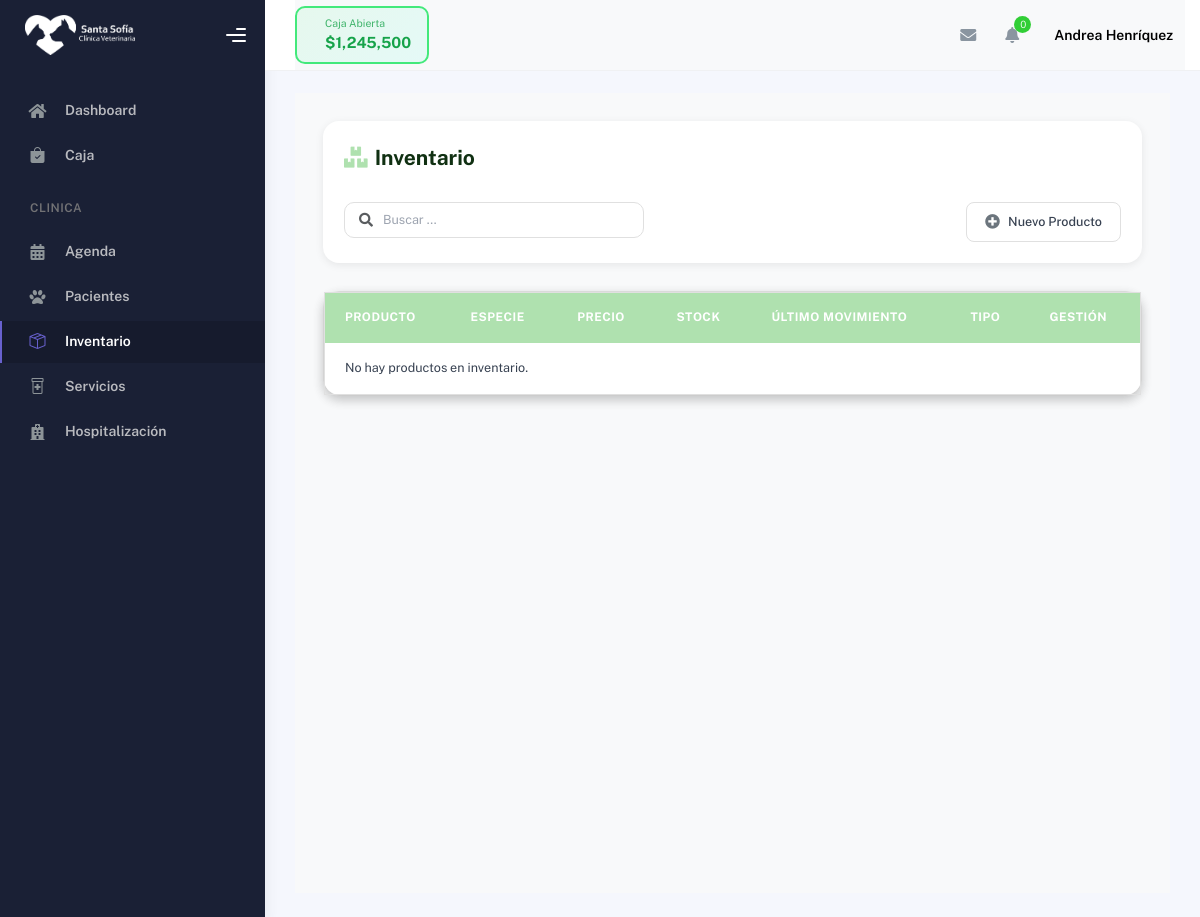
The app's page /inventario/ (signed in), older data.
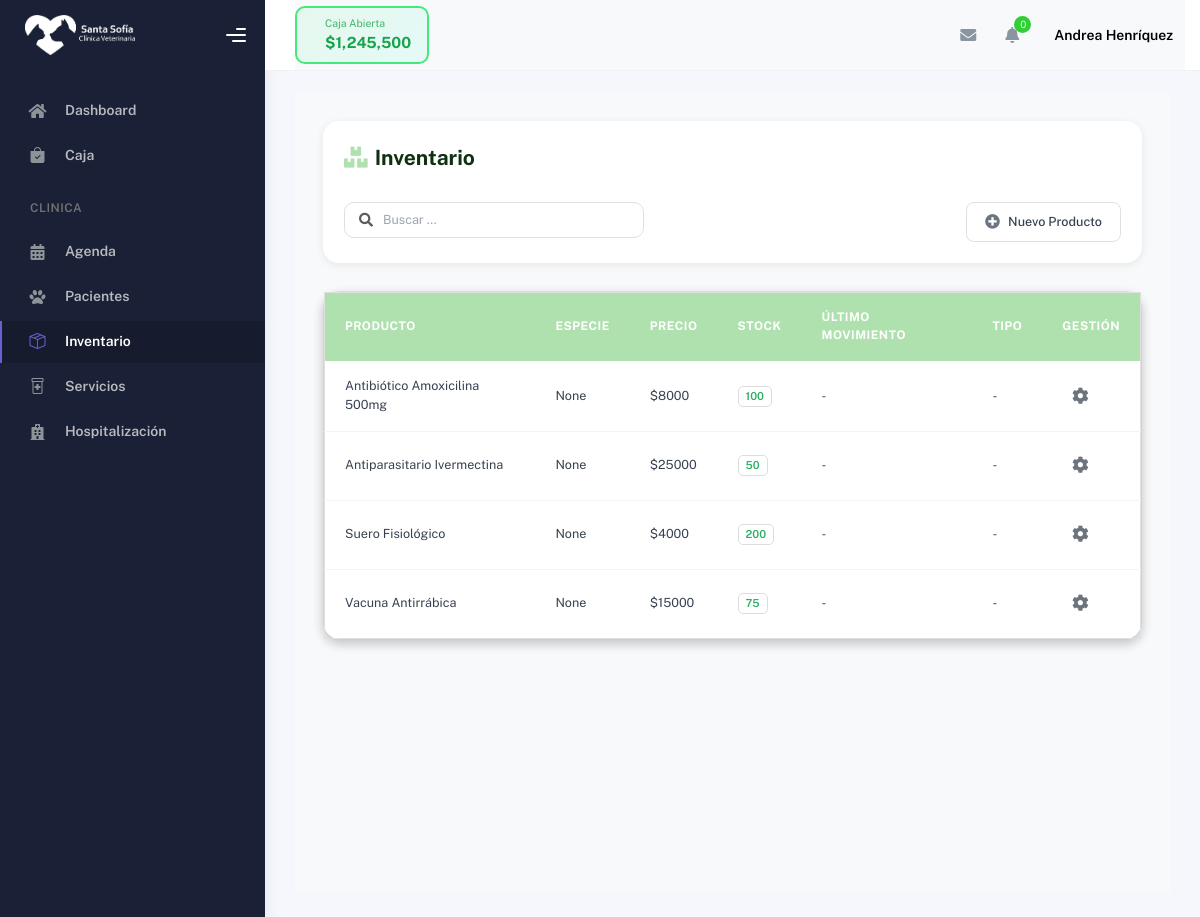
The same page, newer data.
### inventario/models.py (models this page shows, shortened)
class Insumo(models.Model):
    TIPO_MOVIMIENTO_CHOICES = [
        ('entrada', 'Entrada'),
        ('salida', 'Salida'),
        ('registro_inicial', 'Registro Inicial'),
    ]
    idInventario = models.AutoField(primary_key=True)
    medicamento = models.CharField(max_length=255)
    sku = models.CharField(max_length=100, blank=True, null=True)
    tipo = models.CharField(max_length=100, blank=True, null=True)
    descripcion = models.TextField(blank=True, null=True)
    especie = models.CharField(max_length=100, blank=True, null=True)
    stock_actual = models.IntegerField(default=0)
    precio_venta = models.DecimalField(max_digits=10, decimal_places=2, null=True, blank=True)
    dosis_ml = models.DecimalField(max_digits=10, decimal_places=2, null=True, blank=True, help_text="Dosis en ml")
    peso_kg = models.DecimalField(max_digits=10, decimal_places=2, null=True, blank=True, help_text="Peso de referencia en kg")
    ml_contenedor = models.DecimalField(max_digits=10, decimal_places=2, null=True, blank=True, help_text="ML por contenedor")
    precauciones = models.TextField(blank=True, null=True)
    contraindicaciones = models.TextField(blank=True, null=True)
    efectos_adversos = models.TextField(blank=True, null=True)
    fecha_creacion = models.DateTimeField(auto_now_add=True, null=True, blank=True)
    ultimo_ingreso = models.DateTimeField(null=True, blank=True)
    ultimo_movimiento = models.DateTimeField(null=True, blank=True)
    tipo_ultimo_movimiento = models.CharField(max_length=20, choices=TIPO_MOVIMIENTO_CHOICES, null=True, blank=True)
    usuario_ultimo_movimiento = models.ForeignKey(settings.AUTH_USER_MODEL, on_delete=models.SET_NULL, null=True, blank=True)
    class Meta:
        db_table = 'inventario'
        verbose_name = 'Insumo'
        verbose_name_plural = 'Insumos'
        ordering = ['medicamento']

### inventario/views.py (the view)
# urls.py: path('', views.inventario_view, name='inventario'),
@login_required
def inventario_view(request):
    insumos = Insumo.objects.all()
    return render(request, 'inventario/inventario.html', {'insumos': insumos})

### cuentas/models.py (called while the page is built)
    def get_rol_display_custom(self):
        if self.is_staff and self.is_superuser:
            return 'Administración'
        return self.get_rol_display()

### inventario/templates/inventario/inventario.html (shortened to what this page needs)
{% extends "partials/base_table.html" %}
{% load static %}
{% block extra_css %}
<link rel="stylesheet" href="{% static 'css/custom/style_inventario.css' %}" type="text/css" media="all">
{% endblock %}
{% block table_title %}
<i class="fas fa-boxes"></i> Inventario
{% endblock %}
{% block table_buttons %}
<button type="button" onclick="abrirModalNuevoProducto()">
    <i class="fas fa-plus-circle"></i> Nuevo Producto
</button>
{% endblock %}
{% block table_columns %}
<th>Producto</th>
<th>Especie</th>
<th>Precio</th>
<th>Stock</th>
<th>Último Movimiento</th>
<th>Tipo</th>
<th>Gestión</th>
{% endblock %}
{% block table_rows %}
{% for insumo in insumos %}
<tr data-id="{{ insumo.idInventario }}" data-especie="{{ insumo.especie|default_if_none:'' }}"
    data-tipo="{{ insumo.tipo|default_if_none:'' }}" data-stock="ok"
    data-dosis-ml="{{ insumo.dosis_ml|default_if_none:'' }}" data-peso-kg="{{ insumo.peso_kg|default_if_none:'' }}"
    data-ml-contenedor="{{ insumo.ml_contenedor|default_if_none:'' }}">
    <td>{{ insumo.medicamento }}</td>
    <td>{{ insumo.especie }}</td>
    <td>${{ insumo.precio_venta|floatformat:0 }}</td>
    <td><span class="badge stock-ok">{{ insumo.stock_actual }}</span></td>
    <td>{% if insumo.ultimo_movimiento %}{{ insumo.ultimo_movimiento|date:"d/m/Y H:i" }}{% else %}-{% endif %}</td>
    <td class="tipo-movimiento-cell" data-id="{{ insumo.idInventario }}">
        {% if insumo.tipo_ultimo_movimiento %}
            {{ insumo.get_tipo_ultimo_movimiento_display }}
        {% else %}
            -
        {% endif %}
    </td>
    <td>
        <div class="manage-wheel">
            <button type="button" onclick="toggleWheel(this)">
                <i class="fas fa-cog"></i>
            </button>
        </div>
    </td>
</tr>
{% empty %}
<tr>
    <td colspan="7">No hay productos en inventario.</td>
</tr>
{% endfor %}
{% endblock %}

Row changes from the older to the newer data that the page shows:
added Insumo: medicamento "Antibiótico Amoxicilina 500mg", especie "None", precio_venta "8000", stock_actual "100"
added Insumo: medicamento "Antiparasitario Ivermectina", especie "None", precio_venta "25000", stock_actual "50"
added Insumo: medicamento "Suero Fisiológico", especie "None", precio_venta "4000", stock_actual "200"
added Insumo: medicamento "Vacuna Antirrábica", especie "None", precio_venta "15000", stock_actual "75"
Text that changed along with them:
text no longer shown: "No hay productos en inventario."
